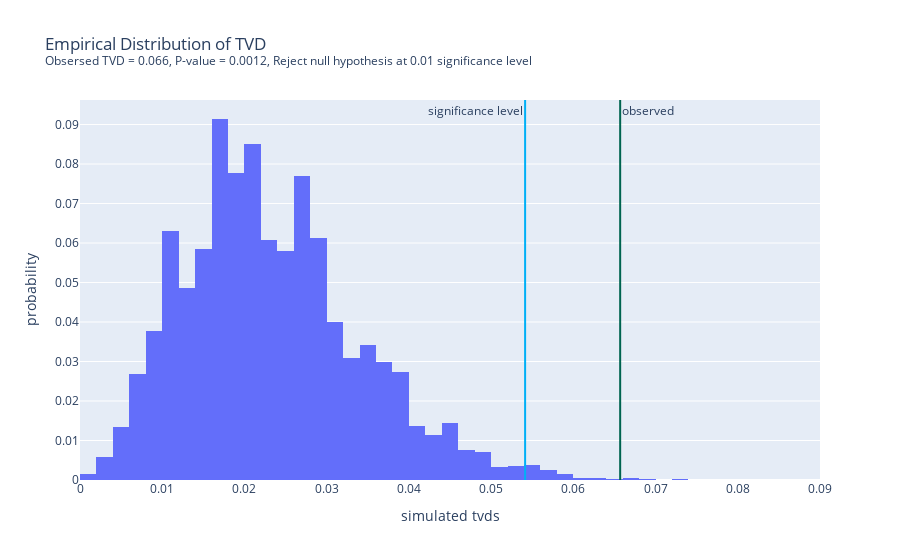

Here is the notebook cell this chart was saved with:
### Code cell
# Plot observed tvd and simulated tvds

fig = px.histogram(pd.DataFrame({'simulated tvds': test_stats}), 
                x='simulated tvds', nbins=55, histnorm='probability', 
                title=f'Empirical Distribution of TVD <br><sup>{result} significance level</sup>')
fig.add_vline(x=observed, line_color='rgb(0,100,80)', 
              annotation_text='observed', annotation_position='top right')
p_99 = np.percentile(test_stats, 99)
fig.add_vline(x=p_99, line_color='rgb(0,176,246)', 
              annotation_text='significance level', annotation_position='top left')
fig.update_layout(xaxis_range=[0, 0.09])

### Figure 1 — Plotly figure (JSON) as saved in the notebook; plotly's stock layout.template omitted (floating-point values rounded to 4 significant figures; data arrays with more than 128 entries replaced by an {"elided": "..."} marker saying what was removed)
{"data": [{"alignmentgroup": "True", "bingroup": "x", "histnorm": "probability", "hovertemplate": "simulated tvds=%{x}<br>probability=%{y}<extra></extra>", "legendgroup": "", "marker": {"color": "#636efa", "pattern": {"shape": ""}}, "name": "", "nbinsx": 55, "offsetgroup": "", "orientation": "v", "showlegend": false, "type": "histogram", "x": {"elided": "10000 float values"}, "xaxis": "x", "yaxis": "y"}], "layout": {"annotations": [{"showarrow": false, "text": "observed", "x": 0.0657, "xanchor": "left", "xref": "x", "y": 1, "yanchor": "top", "yref": "y domain"}, {"showarrow": false, "text": "significance level", "x": 0.05413, "xanchor": "right", "xref": "x", "y": 1, "yanchor": "top", "yref": "y domain"}], "barmode": "relative", "legend": {"tracegroupgap": 0}, "shapes": [{"line": {"color": "rgb(0,100,80)"}, "type": "line", "x0": 0.0657, "x1": 0.0657, "xref": "x", "y0": 0, "y1": 1, "yref": "y domain"}, {"line": {"color": "rgb(0,176,246)"}, "type": "line", "x0": 0.05413, "x1": 0.05413, "xref": "x", "y0": 0, "y1": 1, "yref": "y domain"}], "title": {"text": "Empirical Distribution of TVD <br><sup>Obsersed TVD = 0.066, P-value = 0.0012, Reject null hypothesis at 0.01 significance level</sup>"}, "xaxis": {"anchor": "y", "domain": [0, 1], "range": [0, 0.09], "title": {"text": "simulated tvds"}}, "yaxis": {"anchor": "x", "domain": [0, 1], "title": {"text": "probability"}}}}
